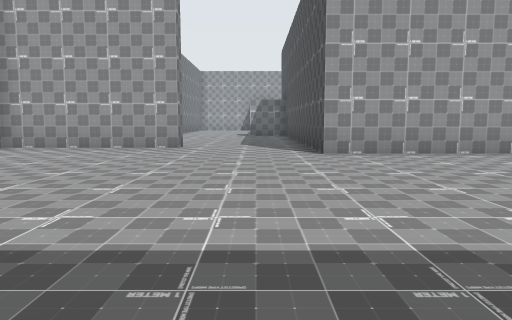
view 1 (above)

23 first-person views from a walk through a scene from a Unity 3-D project. The camera is 1.2 m above the floor, tilts 6° down and sees 70° across. The floor is counted in squares, 2 m on a side. Each view is taken from the middle of a square. On the plan, view 1 faces up. The plan holds only what a view shows up to about 10 squares ahead; the rest is blank. The place goes on beyond the plan. The player character is not drawn.

view 2
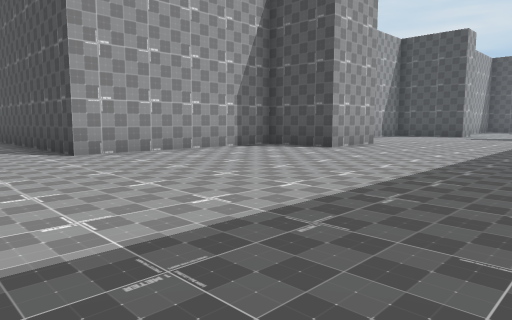

view 3
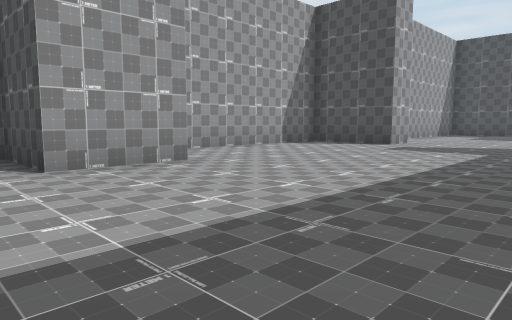

view 4
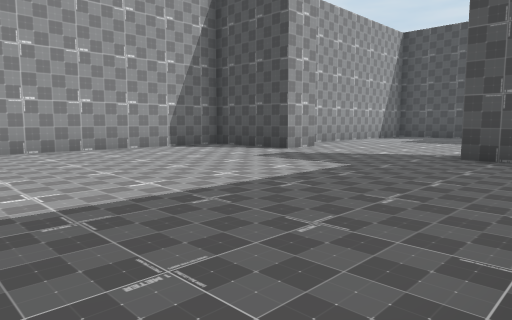

view 5
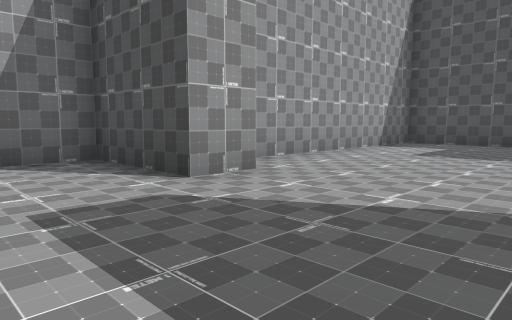

view 6
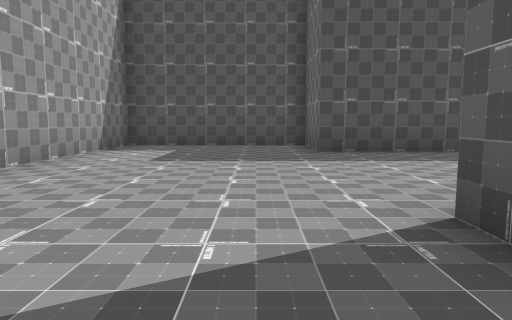

view 7
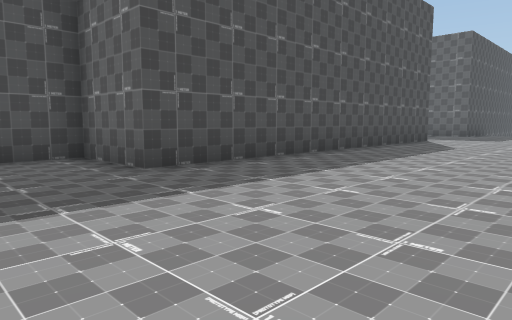

view 8
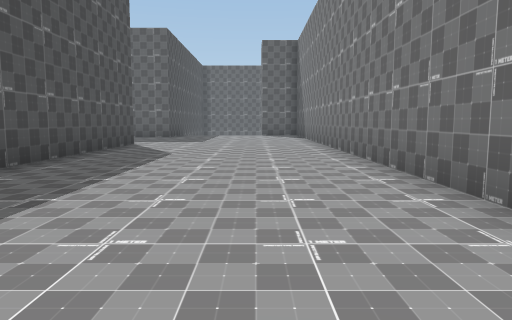

view 9
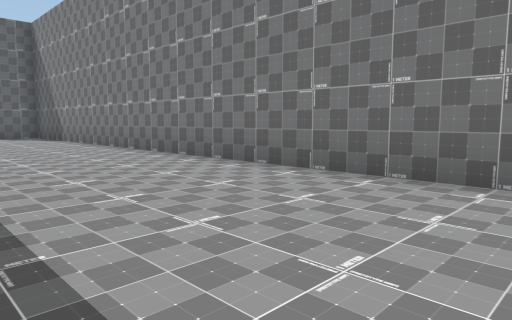

view 10
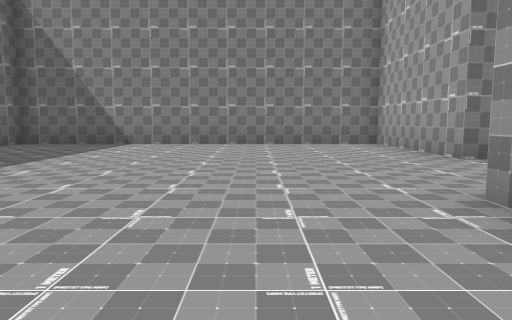

view 11
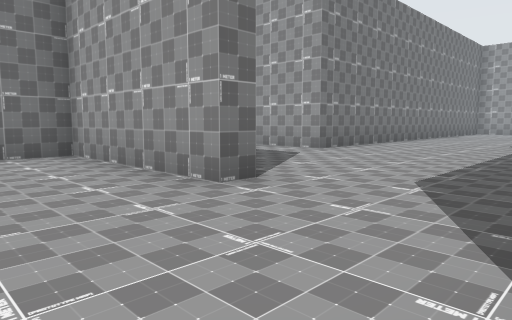

view 12
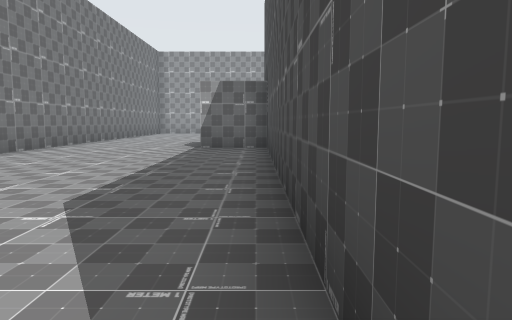

view 13
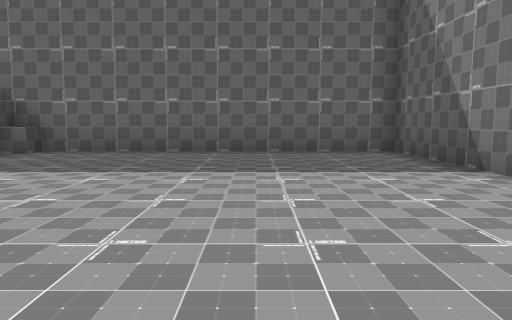

view 14
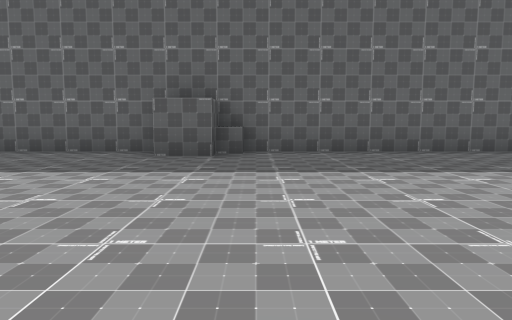

view 15
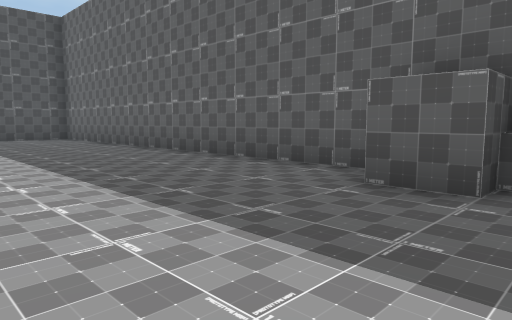

view 16
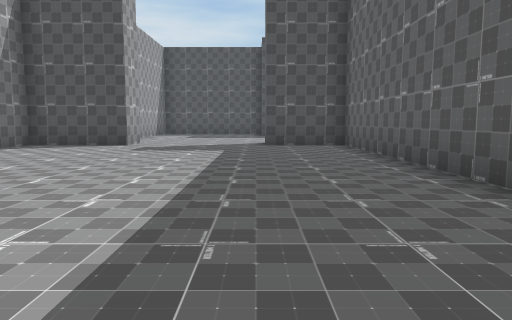

view 17
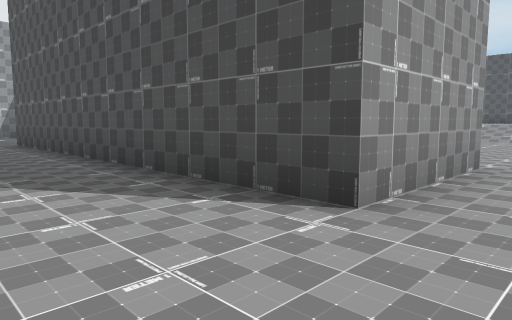

view 18
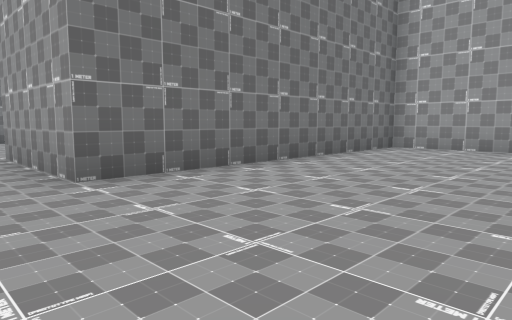

view 19
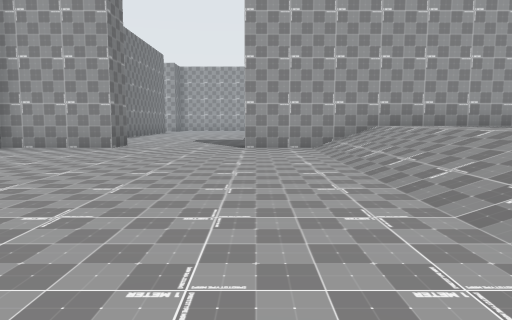

view 20
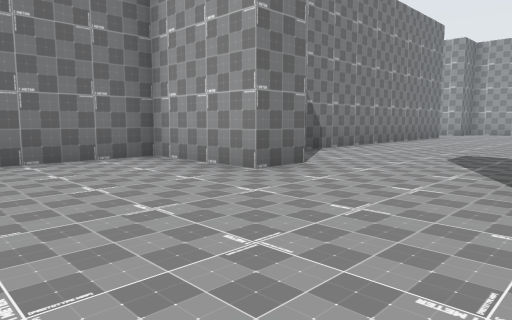

view 21
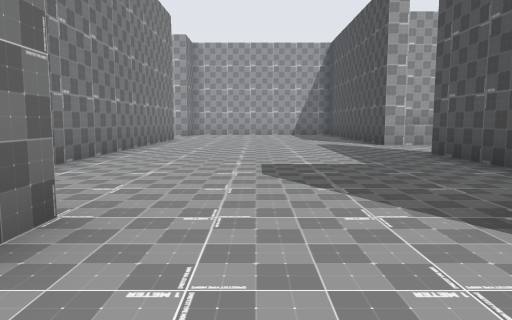

view 22
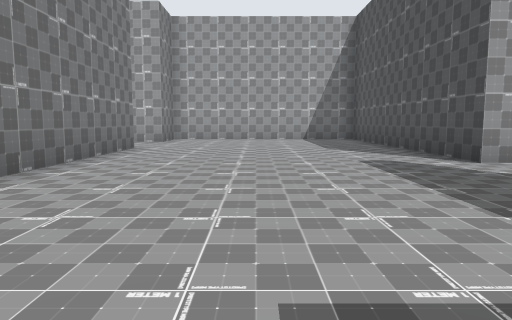

view 23
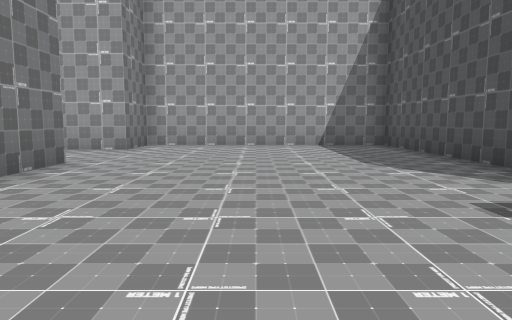

### Floor plan
Points are (right, up) in squares from view 1. A wall is a line through its corners. A room is listed if a view was taken in it or the views show most of it. See-through windows are left out.
Room 1 (views 1, 2, 3, 4, 5, 6, 7, 8, 9, 10, 11, 12, 13, 14, 15, 16, 17)
walls: (8.4, 4.7) (6.3, 4.7) (6.3, 6.7) (1.3, 6.7) (1.3, 15.2) (-0.2, 15.2); (3, -1.3) (14.3, -1.3) (14.3, 0.8); (14.8, 0.7) (15.2, 0.7); (15.2, 4.2) (14.3, 4.2) (14.3, 6.7) (9.2, 6.7); (15.2, -0.6) (15.2, -10.5); (-1.7, 8.8) (-1.7, 8.3) (-5.8, 8.3) (-5.8, -1.3) (1.7, -1.3) (1.7, -0.3) (2.8, -0.3); (-3.7, 17.1) (-3.7, 12.8) (-5.8, 12.8); (23.3, -8.8) (20.2, -8.8) (20.2, 0.7) (22.2, 0.7) (22.2, 5.2) (16.2, 5.2)
low walls: (1.3, -1.2) (1.3, -0.8) (1.8, -0.8)
ways out: opening at (23, -9.5) to room 2
Room 2 (views 18, 19, 20, 21, 22, 23)
walls: (30.3, 1.6) (30.3, 3.8); (25.8, -0.6) (25.8, -1.7) (23.3, -1.7) (23.3, -8.8); (31.5, -1.7) (28.8, -1.7); (30.9, 6.2) (30.3, 6.2) (30.3, 13.2) (24.3, 13.2) (24.3, 11.7); (24.3, 9.2) (24.3, 1.1)
ways out: opening at (23, -9.5) to room 1; opening at (23.5, 10.5)

Where each view was taken, in squares from view 1:
view 1: 0 up, 0 right, facing up
view 2: 0 up, 1 left, facing up-right
view 3: 0 up, 5 right, facing up-right
view 4: 1 down, 8 right, facing up-right
view 5: 1 up, 12 right, facing up-right
view 6: 2 up, 13 right, facing right
view 7: 3 up, 16 right, facing down-right
view 8: 1 up, 17 right, facing down
view 9: 0 up, 19 right, facing down-left
view 10: 5 up, 4 right, facing left
view 11: 6 up, 1 right, facing up-left
view 12: 7 up, 1 right, facing up
view 13: 6 up, 3 left, facing down
view 14: 6 up, 1 right, facing down
view 15: 3 up, 1 right, facing down-right
view 16: 1 up, 5 right, facing right
view 17: 10 down, 18 right, facing up-right
view 18: 10 down, 27 right, facing up-left
view 19: 10 down, 29 right, facing up
view 20: 5 down, 29 right, facing up-left
view 21: 3 down, 27 right, facing up
view 22: 1 up, 27 right, facing up
view 23: 4 up, 27 right, facing up
